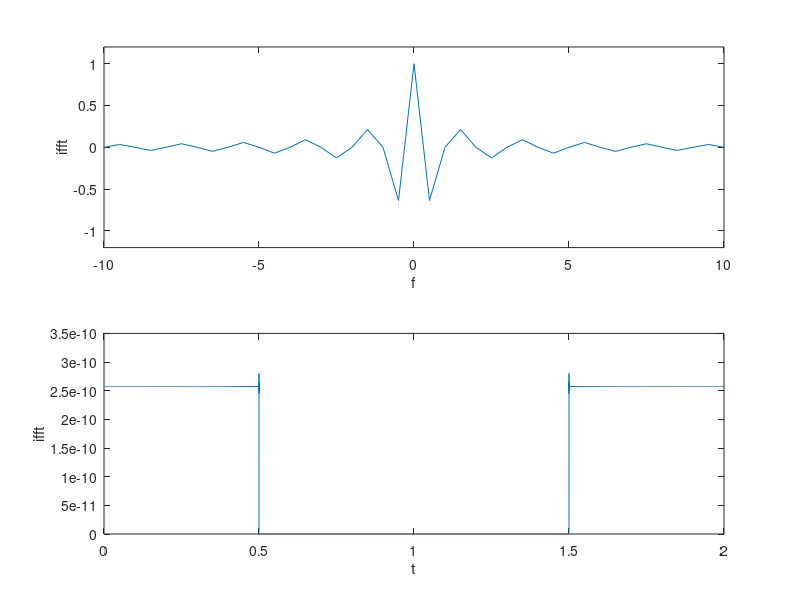

Write the MATLAB code that produced this figure.
clc, clear all, clf;

fs = 44100; % Sampling rate (44100 is CD quality)
Ts = 1/fs; % Step-size (resolution) of simulation 
t = 0:Ts:2-Ts; % 2 second time array
N = length(t); %length of time array
F = fs/N; %Frequency step-size
f = (-fs/2):F:(fs/2)-F;

j=sqrt(-1);
x=sinc(f).*exp(-j.*2.*pi.*f);

subplot(2,1,1),plot(f,x);
axis([-10 10 -1.2 1.2]);
xlabel('f');
ylabel('ifft');

x=ifftshift(ifft(x))/N;
subplot(2,1,2),plot(t,abs(x));
xlabel('t');
ylabel('ifft');
